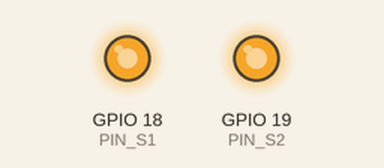
Bench run of a sketch on a simulated ESP32. On the bench: output pins drawn as LEDs (lit = HIGH). What the sketch prints to the serial monitor is not drawn.

Above: at 57.1 s.
Timing chart, 0 to 129.0 s (numbered marks = the images above):
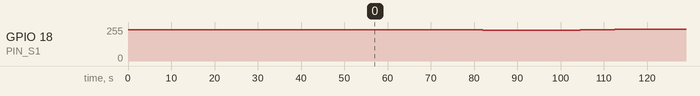

The sketch:

test_13_sabertooth_rc_microcontroleur.ino
```cpp
// Test 13 : Sabertooth en mode R/C microcontroleur, independant lineaire
// Interrupteurs (fiche + 3 en bas pour le lithium) : B H B B H B
// S1 = roues M1, S2 = roues M2
// Montage : GPIO 18 -> 10k -> base NPN -> S1 ; GPIO 19 -> 10k -> base NPN -> S2
#include <esp_task_wdt.h>

const bool TEST_GEL = false;   // true : fige le programme au premier palier a 1600 us (test E2)
const int CENTRE1 = 1480;      // point d'arret mesure pour S1 (ajuster)
const int CENTRE2 = 1480;      // point d'arret mesure pour S2 (ajuster)
const int PIN_S1 = 18;
const int PIN_S2 = 19;

void impulsion(int pin, int us) {
  uint32_t duty = (uint32_t)(65535UL * (20000 - us) / 20000);  // inverse par le transistor
  ledcWrite(pin, duty);
}

void attendre(int ms) {
  for (int t = 0; t < ms; t += 50) {
    esp_task_wdt_reset();
    delay(50);
  }
}

void palier(int us1, int us2, int ms) {
  Serial.printf("S1=%d  S2=%d\n", us1, us2);
  if (TEST_GEL && us1 == 1600) {
    Serial.println("GEL du programme");
    while (true) {}
  }
  impulsion(PIN_S1, us1);
  impulsion(PIN_S2, us2);
  attendre(ms);
}

void setup() {
  Serial.begin(115200);
  ledcAttach(PIN_S1, 50, 16);
  ledcAttach(PIN_S2, 50, 16);
  impulsion(PIN_S1, CENTRE1);
  impulsion(PIN_S2, CENTRE2);
  for (int i = 3; i > 0; i--) {
    Serial.printf("Demarrage dans %d s (Sabertooth laissee allumee)\n", i);
    delay(1000);
  }
  esp_task_wdt_config_t cfg = {2000, 0, true};
  esp_task_wdt_reconfigure(&cfg);
  esp_task_wdt_add(NULL);
  // Recherche fine du point d'arret, un cote a la fois
  Serial.println("--- point d'arret S1 (S2 a CENTRE2) ---");
  for (int us = 1465; us <= 1495; us += 5) palier(us, CENTRE2, 3000);
  Serial.println("--- point d'arret S2 (S1 a CENTRE1) ---");
  for (int us = 1465; us <= 1495; us += 5) palier(CENTRE1, us, 3000);
  palier(CENTRE1, CENTRE2, 3000);
}

void loop() {
  Serial.println("--- debut du cycle ---");
  palier(CENTRE1, CENTRE2, 4000);
  // S1 (roues M1) : avance de CENTRE1 a 2000 par pas de 25 us
  for (int us = CENTRE1; us <= 2000; us += 25) palier(us, CENTRE2, 2500);
  palier(CENTRE1, CENTRE2, 3000);
  // S1 : recule de CENTRE1 a 1000
  for (int us = CENTRE1; us >= 1000; us -= 25) palier(us, CENTRE2, 2500);
  palier(CENTRE1, CENTRE2, 3000);
  // S2 (roues M2) : avance de CENTRE2 a 2000 par pas de 25 us
  for (int us = CENTRE2; us <= 2000; us += 25) palier(CENTRE1, us, 2500);
  palier(CENTRE1, CENTRE2, 3000);
  // S2 : recule de CENTRE2 a 1000
  for (int us = CENTRE2; us >= 1000; us -= 25) palier(CENTRE1, us, 2500);
  palier(CENTRE1, CENTRE2, 3000);
}
```

Measured:
- by itself, GPIO 18 (PIN_S1): 236/255 → 235/255 at 57.0 s, → 234/255 10.0 s later, → 233/255 7.5 s later, → 232/255 7.5 s later, … (10 changes in this stretch)
